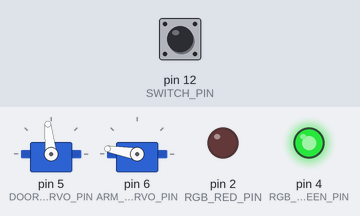
A sketch run on a simulated Arduino Uno, built with avr-gcc and run on an emulated ATmega328P. Shown: 2 × servo, output pins drawn as LEDs (lit = HIGH). Inputs (shaded band) come from the test bench; at power-on: pin 12 (SWITCH_PIN) LOW.

Above: at 1.2 s.
1.3 s: pin 12 (SWITCH_PIN) pulled HIGH for 0.15 s
At 2.6 s:
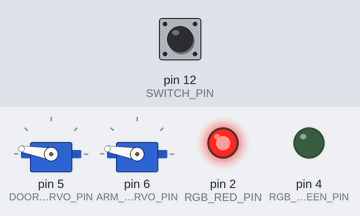
4.4 s: pin 12 (SWITCH_PIN) pulled HIGH for 1 s
At 7.6 s:
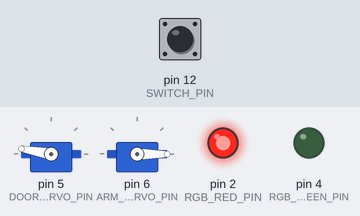
8.4 s: pin 12 (SWITCH_PIN) pulled HIGH for 3.2 s
At 13.2 s:
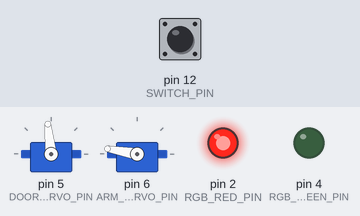
Timing chart, 0 to 14.9 s (numbered marks = the images above; inputs shaded):
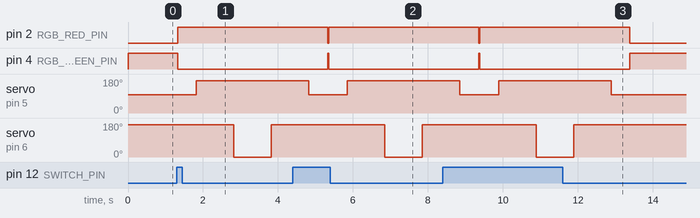

Measured:
- after the input at 1.3 s, pin 2 (RGB_RED_PIN): LOW → HIGH at once; pin 4 (RGB_GREEN_PIN): HIGH → LOW at once; servo on pin 5 (DOOR_SERVO_PIN): 96° → 170° after 0.52 s; servo on pin 6 (ARM_SERVO_PIN): 170° → 0° after 1.5 s, → 170° 1.0 s later
- after the input at 4.4 s, servo on pin 6 (ARM_SERVO_PIN): 170° → 0° after 2.5 s, → 170° 1.0 s later
- after the input at 8.4 s, servo on pin 6 (ARM_SERVO_PIN): 170° → 0° after 2.5 s, → 170° 1.0 s later

The sketch:

UselessMachine.ino
```cpp
#include <Servo.h>

Servo doorServo;
Servo armServo;

const int SWITCH_PIN = 12;

const int DOOR_SERVO_PIN = 5;
const int DOOR_OPEN_POS = 170;
const int DOOR_CLOSED_POS = 96;

const int ARM_SERVO_PIN = 6;
const int ARM_EXTEND_POS = 0;
const int ARM_RETRACT_POS = 170;

const int RGB_GREEN_PIN = 4;
const int RGB_RED_PIN = 2;

void setup()
{
  pinMode(SWITCH_PIN, INPUT);
  pinMode(RGB_GREEN_PIN, OUTPUT);
  pinMode(RGB_RED_PIN, OUTPUT);

  digitalWrite(RGB_GREEN_PIN, HIGH);

  doorServo.attach(DOOR_SERVO_PIN);
  armServo.attach(ARM_SERVO_PIN);

  doorServo.write(DOOR_CLOSED_POS);
  armServo.write(ARM_RETRACT_POS);
}

void loop()
{
  if (digitalRead(SWITCH_PIN) == HIGH)
  {
    digitalWrite(RGB_GREEN_PIN, LOW);
    digitalWrite(RGB_RED_PIN, HIGH);

    delay(500);
    doorServo.write(DOOR_OPEN_POS);
    delay(1000);
    armServo.write(ARM_EXTEND_POS);
    delay(1000);
    armServo.write(ARM_RETRACT_POS);
    delay(1000);
    doorServo.write(DOOR_CLOSED_POS);
    delay(500);

    digitalWrite(RGB_RED_PIN, LOW);
    digitalWrite(RGB_GREEN_PIN, HIGH);
  }
  delay(30);
}
```
